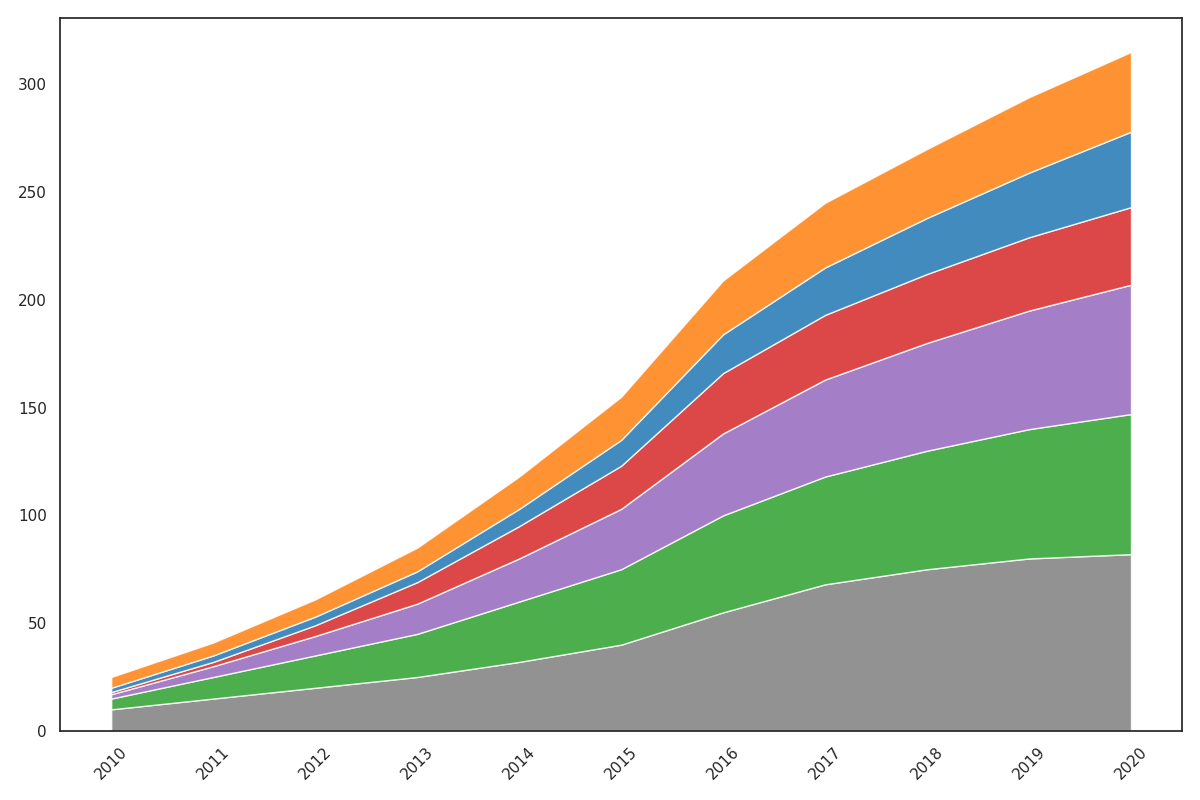

This figure's Python source:
import matplotlib.pyplot as plt
import numpy as np

years = np.arange(2010, 2021)

streamed_hours = np.array([
    [10, 15, 20, 25, 32, 40, 55, 68, 75, 80, 82],
    [5, 10, 15, 20, 28, 35, 45, 50, 55, 60, 65],
    [2, 5, 9, 14, 20, 28, 38, 45, 50, 55, 60],
    [1, 2, 5, 10, 15, 20, 28, 30, 32, 34, 36],
    [2, 3, 4, 5, 8, 12, 18, 22, 26, 30, 35],
    [5, 6, 8, 11, 15, 20, 25, 30, 32, 35, 37]
])

fig, ax = plt.subplots(figsize=(12, 8))

# Shuffled color assignments for changing the look of data groups
colors = ['#7f7f7f', '#2ca02c', '#9467bd', '#d62728', '#1f77b4', '#ff7f0e']

ax.stackplot(years, streamed_hours, colors=colors, alpha=0.85)

ax.set_xticks(years)
plt.xticks(rotation=45)
plt.tight_layout()
plt.show()
